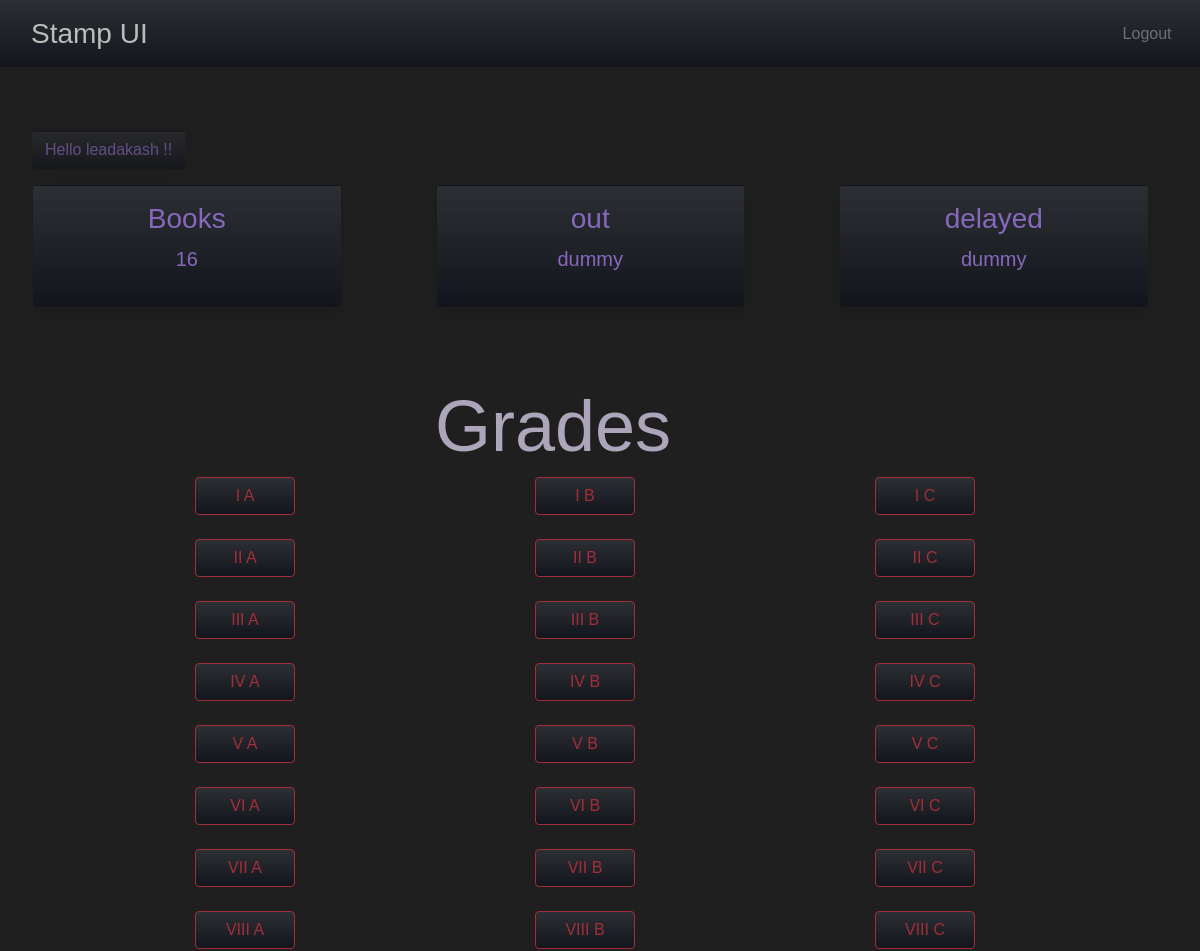
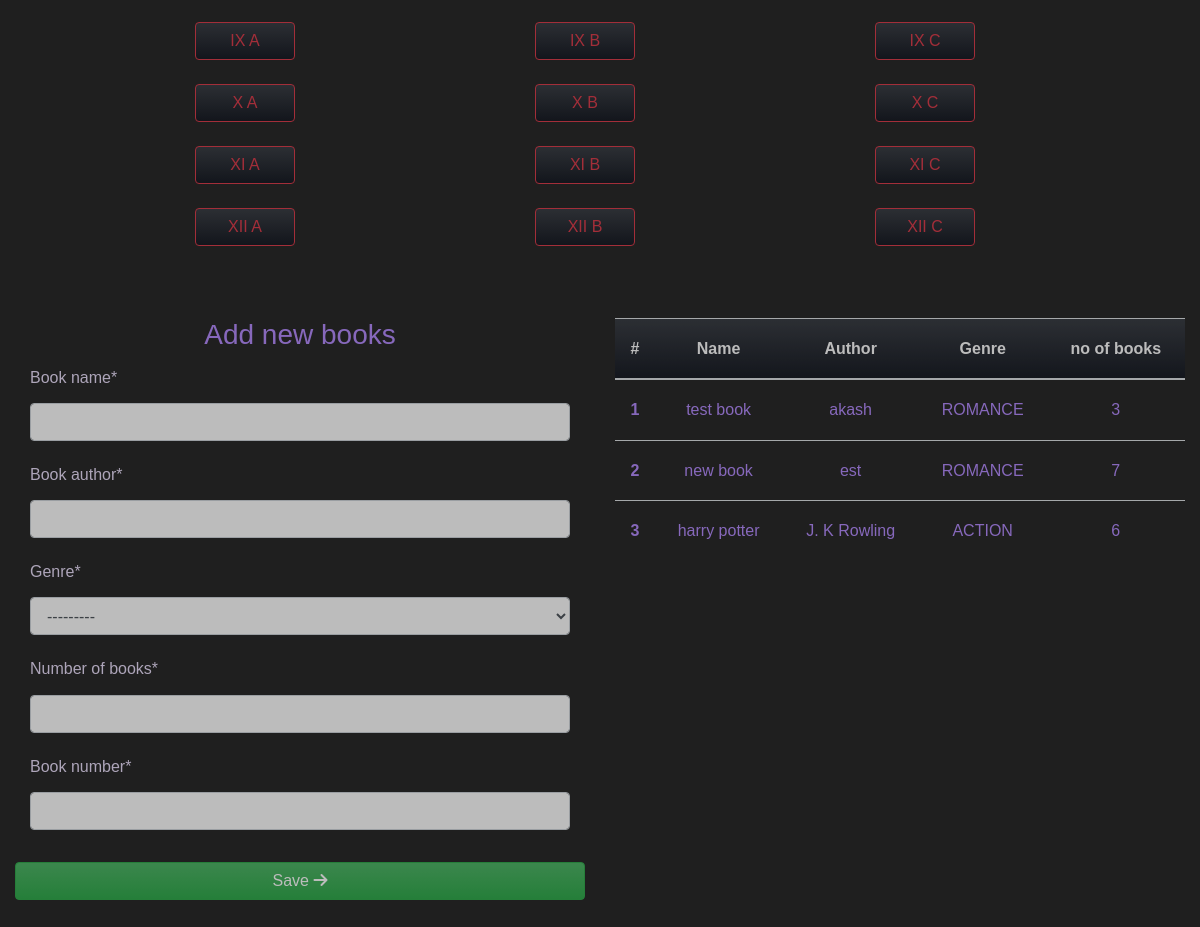
Before: /librarian-home (signed in) with the older database file (2 pictures, top to bottom).
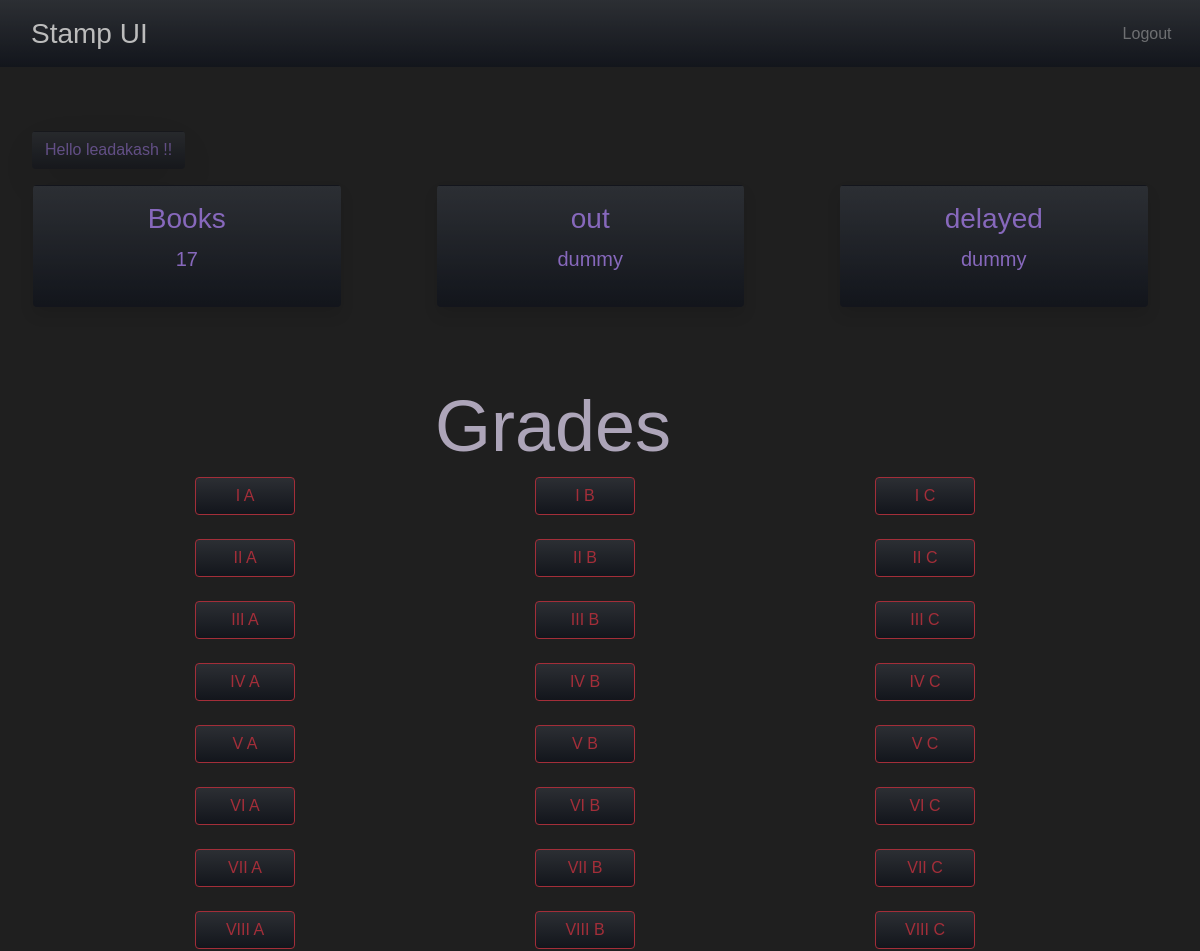
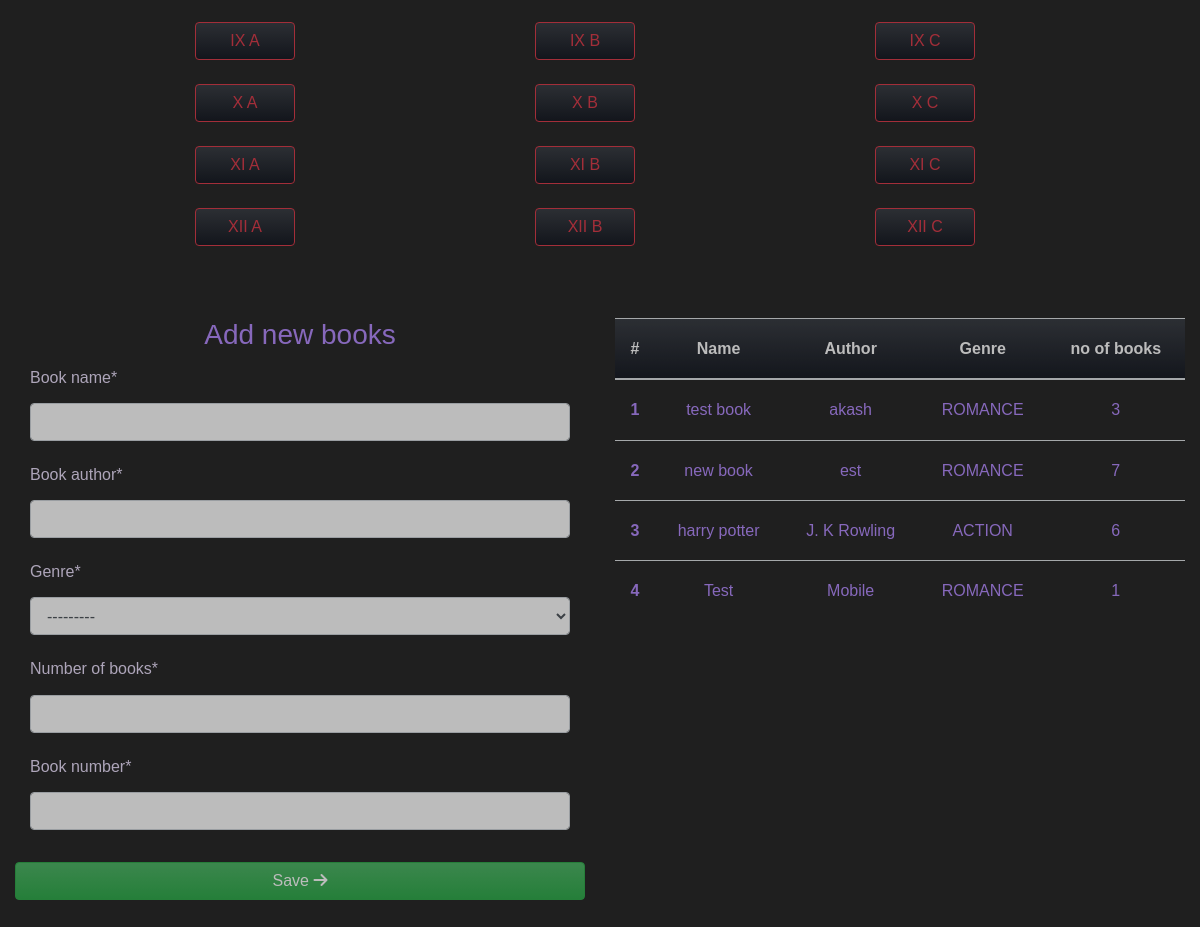
After: the same page with the newer database file (2 pictures, top to bottom).
### lead/models.py (models this page shows, shortened)
class grade_section_master(models.Model):
    grade = models.ForeignKey(grade_master, on_delete=models.DO_NOTHING)
    section = models.ForeignKey(section_master, on_delete=models.DO_NOTHING)

class grade_master(models.Model):
    grade_name = models.CharField(max_length=4)
    def __str__(self):
        return self.grade_name

class section_master(models.Model):
    section_name = models.CharField(max_length=1)
    def __str__(self):
        return self.section_name

### librarian/models.py (models this page shows, shortened)
class book_inventory(models.Model):
    GENRES = (
        ('ACTION', 'ACTION'),
        ('ROMANCE', 'ROMANCE'),
        ('THRILLER', 'THRILLER'),
        ('SUSPENSE', 'SUSPENSE'),
        ('COMEDY', 'COMEDY'),
        ('ACADMEDIC', 'ACADEMIC'),
        ('GENERAL', 'GENERAL'),
        ('STORYBOOK', 'STORYBOOK')
    )
    book_name = models.CharField(max_length = 40)
    book_author = models.CharField(max_length = 40)
    genre = models.CharField(max_length = 15, choices=GENRES)
    number_of_books = models.PositiveIntegerField()
    book_number = models.CharField(max_length = 15)

### librarian/views.py (the view)
# urls.py: path('librarian-home', views.library_index, name='librarian-home'),
@login_required
def library_index(request):
    book = book_inventory.objects.all()
    grades = grade_section_master.objects.all()
    sum_all_books = sum((item.number_of_books for item in book))
    form = BookForm()
    return render(request, 'librarian/library-home.html', {
        'sum_all_books': sum_all_books,
        'books': book,
        'grades': grades,
        'form': form
    })

### librarian/forms.py
class BookForm(ModelForm):
    class Meta:
        model = book_inventory
        fields = [
            'book_name',
            'book_author',
            'genre',
            'number_of_books',
            'book_number'
        ]

### librarian/templates/librarian/library-home.html (shortened to what the changed rows need)
{% load static %} {% load crispy_forms_tags %}
<!DOCTYPE html>
<html lang="en">
<head>
    <link rel="stylesheet" href="https://use.fontawesome.com/releases/v5.0.13/css/all.css">
    <link rel="stylesheet" href="{% static 'css/app.css' %}">
</head>
<body>
    <section id='usercounts justify-content-around'>
        <div class="row">
            <div class="btn py-3 text-secondary bg-gradient-primary col-md-3 mx-5 mb-3 shadow">
                <h3>
                    Books
                </h3>
                <p class="lead">
                    {{sum_all_books}}
                </p>
            </div>
        </div>
    </section>
    <section class="grade_sections">
        <div class="container">
            <div class="row">
                {% for grade in grades %}
                <div class="col-md-4">
                    <a href="#" class="btn btn-outline-danger bg-gradient-primary grades mb-4">
                        {{grade.grade}} {{grade.section}}
                    </a>
                </div>
                {% endfor%}
            </div>
        </div>
    </section>
    <section id="book_form" class="container-fluid my-5">
        <div class="row">
            <div class="table-responsive col-md-6 order-1 order-md-2">
                <table class="table table-hover">
                    <thead class="bg-gradient-primary text-center text-white">
                        <tr>
                            <th scope="col">#</th>
                            <th scope="col">Name</th>
                            <th scope="col">Author</th>
                            <th scope="col">Genre</th>
                            <th scope="col">no of books</th>
                        </tr>
                    </thead>
                    <tbody>
                        {% for book in books%}
                        <tr class="text-secondary text-center">
                            <th scope="row">{{book.id}}</th>
                            <td>{{book.book_name}}</td>
                            <td>{{book.book_author}}</td>
                            <td>{{book.genre}}</td>
                            <td>{{ book.number_of_books }}</td>
                        </tr>
                        {% endfor %}
                    </tbody>
                </table>
            </div>
    </section>
</body>
</html>

Changed rows visible on the page:
added book_inventory: id "4", book_name "Test", book_author "Mobile", genre "ROMANCE", number_of_books "1"
Other visible differences:
{{ sum_all_books }}: "16" → "17"
